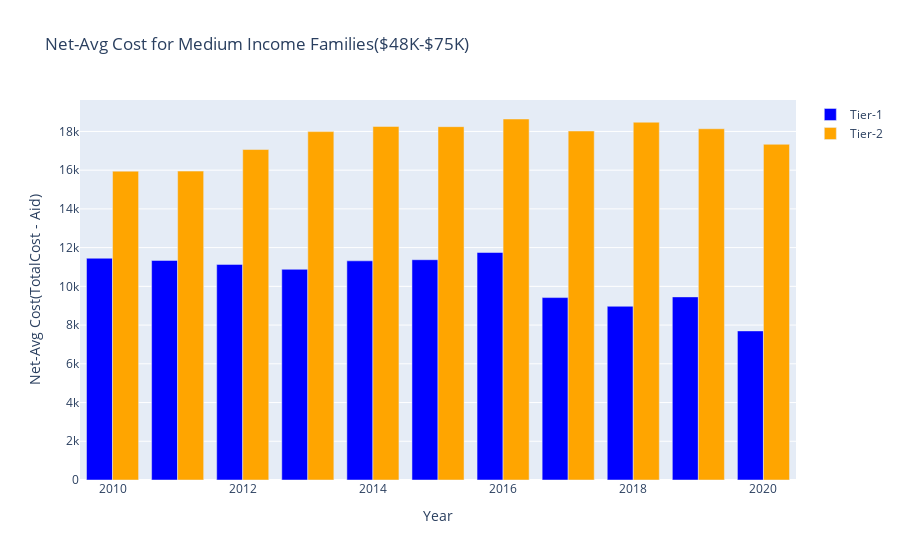

The notebook cell saved with this chart:
### Code cell
drawBarGraph(year, avgNetPriceMedIncomeTier1, avgNetPriceMedIncomeTier2, 'Year', 'Net-Avg Cost(TotalCost - Aid)', 'Net-Avg Cost for Medium Income Families($48K-$75K)')

### Figure 1 — Plotly figure (JSON) as saved in the notebook; plotly's stock layout.template omitted (floating-point values rounded to 4 significant figures)
{"data": [{"marker": {"color": "blue"}, "name": "Tier-1", "type": "bar", "x": [2010, 2011, 2012, 2013, 2014, 2015, 2016, 2017, 2018, 2019, 2020], "y": [11450.0, 11340.0, 11130.0, 10880.0, 11320.0, 11370.0, 11750.0, 9420.0, 8971.0, 9456.0, 7699.0]}, {"marker": {"color": "orange"}, "name": "Tier-2", "type": "bar", "x": [2010, 2011, 2012, 2013, 2014, 2015, 2016, 2017, 2018, 2019, 2020], "y": [15950.0, 15951, 17070.0, 17990.0, 18260.0, 18250.0, 18640.0, 18020.0, 18480.0, 18140.0, 17340.0]}], "layout": {"title": {"text": "Net-Avg Cost for Medium Income Families($48K-$75K)"}, "xaxis": {"title": {"text": "Year"}}, "yaxis": {"title": {"text": "Net-Avg Cost(TotalCost - Aid)"}}}}
